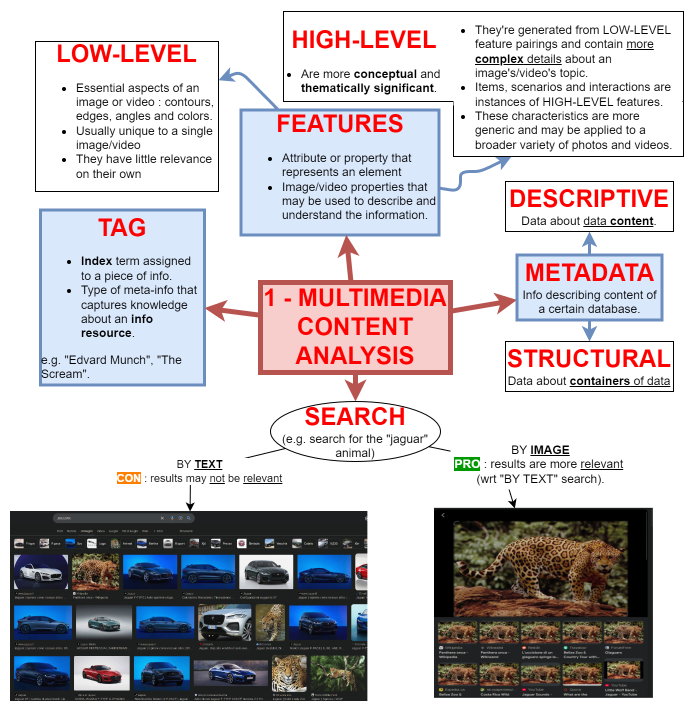
#> input picture images/1 - Multimedia Content Analysis.drawio.png, 1388 x 1424 px (shown at 1/2 size); its folder holds only this picture in this run
$ python main.py
#> lines starting #> are read from the running program, lines starting #| are printed output that depends on the picture
from PIL import Image
import cv2
import os
import numpy as np

CUR_DIR = os.path.realpath(__file__).replace("\\","/")
FILENAME = CUR_DIR.split("/")[-1]
CUR_DIR = CUR_DIR.replace(FILENAME, "")

IMAGES_DIR = CUR_DIR + '/images'
images = os.listdir(IMAGES_DIR)

RATIO_DEF = 1.4142
for image in images:
    print(image)

    # use PIL for reading images since cv2 suffers of the "large tEXt chunks" bug of libpng
    img = Image.open(os.path.join(IMAGES_DIR, image)).convert('RGB')
    img_cv = np.array(img)[:, :, ::-1].copy()    # Convert RGB to BGR

    print(img_cv.shape)
#| (1424, 1388, 3)
    width = float(img_cv.shape[1])
#> width = 1388
    height = float(img_cv.shape[0])
#> height = 1424
    ratio = width/height
#> ratio = 0.975

    if ratio >= RATIO_DEF:  # longer than needed => increase height
        height = int(width / RATIO_DEF)
    else:                    # higher than needed => increase width
        width = int(height * RATIO_DEF)
#> width = 2013

    width = int(width)
    height = int(height)

    print("\n")
    resized = cv2.resize(img_cv,(width,height),interpolation = cv2.INTER_LANCZOS4)
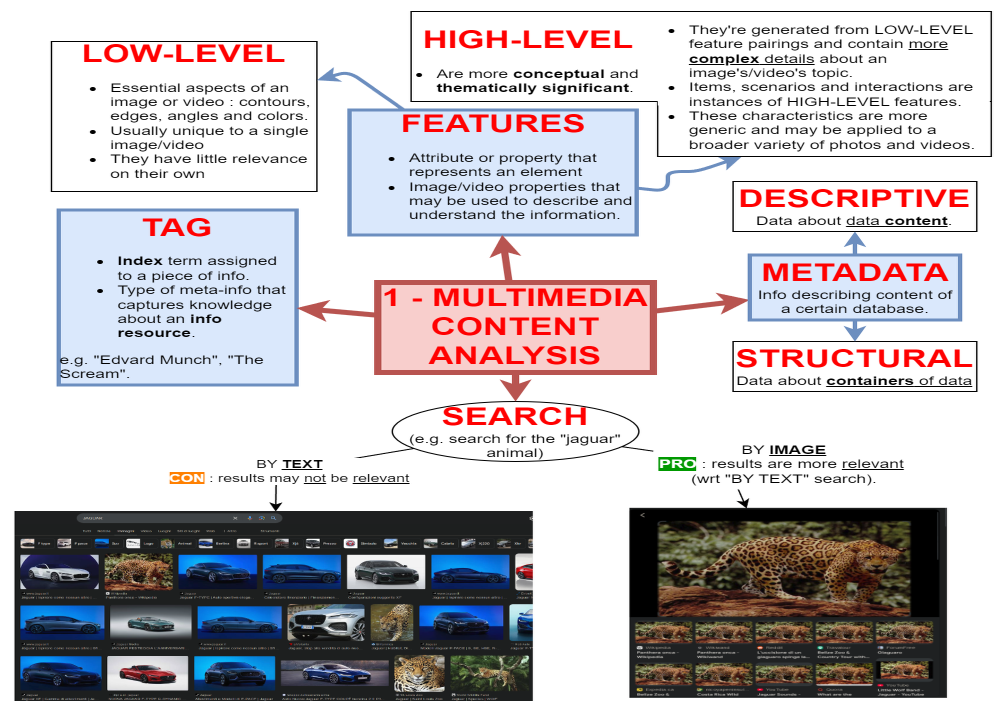
#> resized: shape (1424, 2013, 3) (shown at 1/2 size); mean B, G, R 194.5, 191.1, 196.1
    # resized = cv2.cvtColor(resized, cv2.COLOR_BGR2RGB)
    IMAGES_DIR_OUT = os.path.join(CUR_DIR, "images_out")
    cv2.imwrite(os.path.join(IMAGES_DIR_OUT,image), resized)

$ run again, on images/2-RECOGNITION vs INTUITION.drawio.png
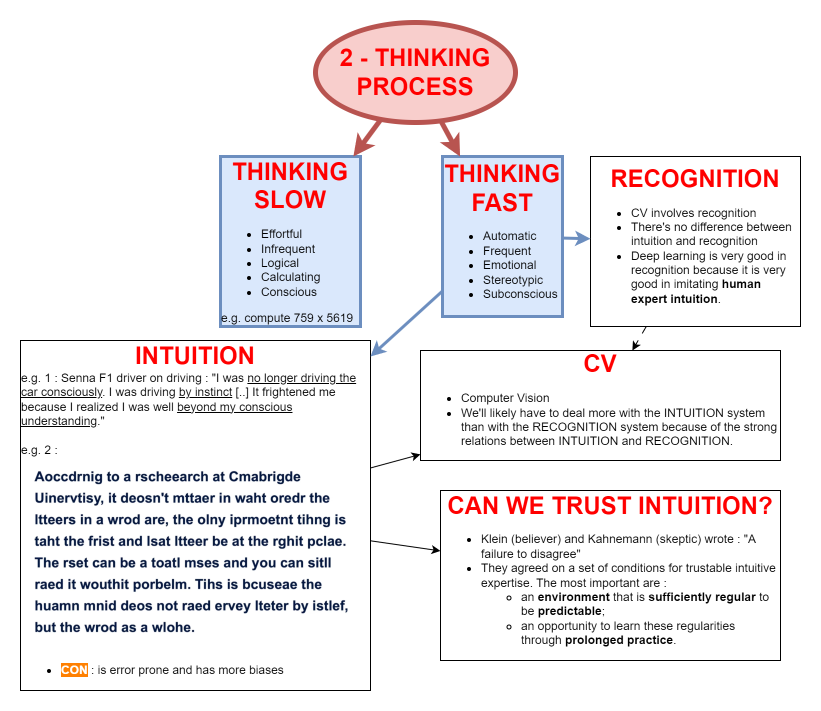
#> input picture images/2-RECOGNITION vs INTUITION.drawio.png, 1642 x 1422 px (shown at 1/2 size)
#| (1422, 1642, 3)
#> `resized = cv2.resize(img_cv,(width,height),interpolation = cv2.INTER_L..`:
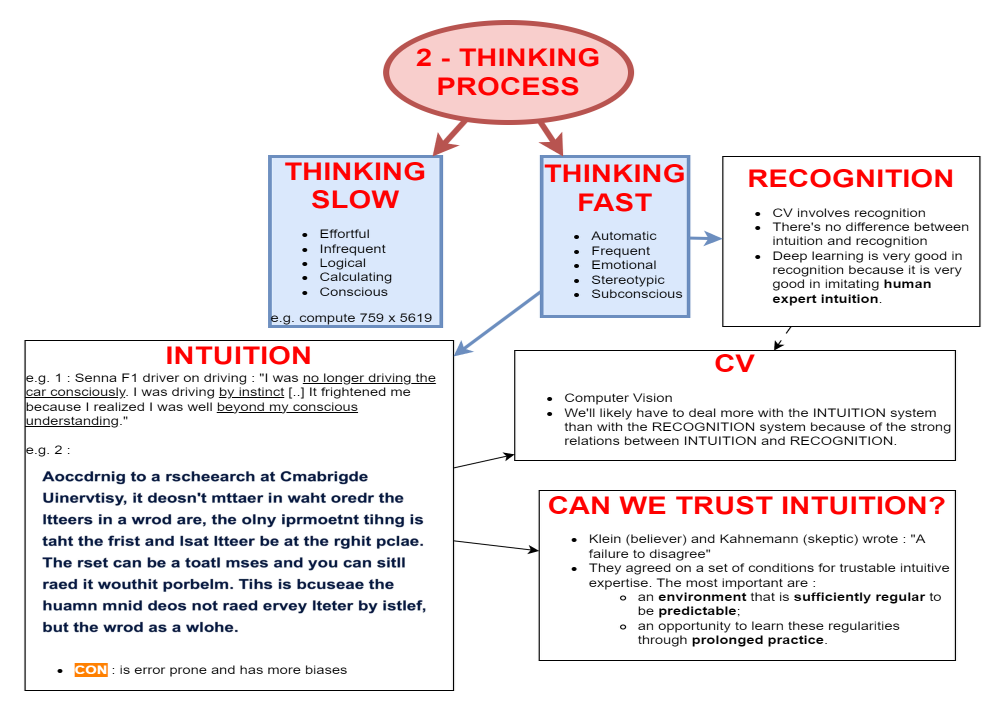
#> resized: shape (1422, 2010, 3) (shown at 1/2 size); mean B, G, R 237.6, 235.6, 239.9
